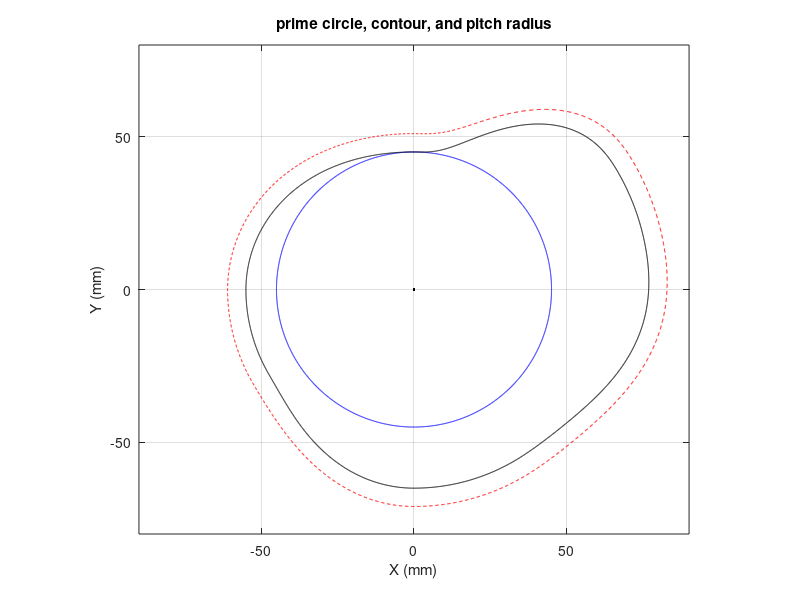
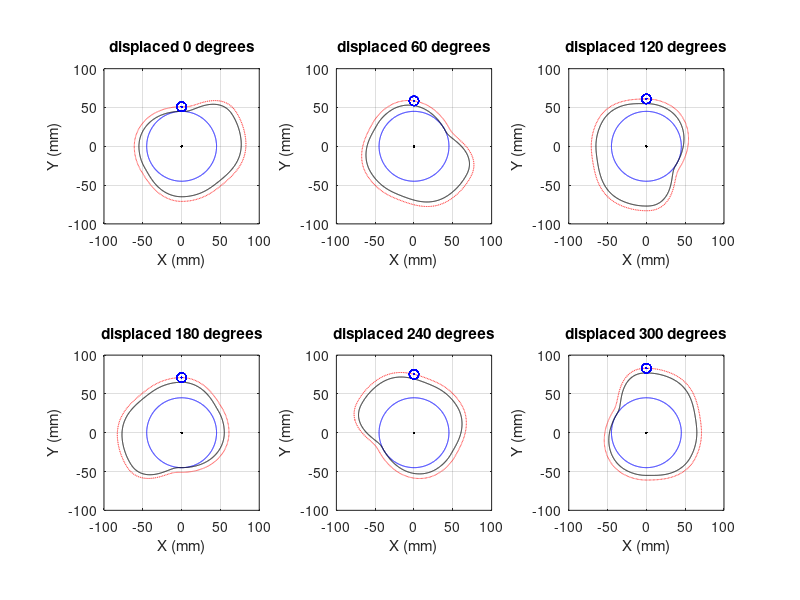

These charts were generated, in order, by the following MATLAB code:
%% Problem 1 A
clear;clc;

%Setting up base variables
omega = 250*6;
ro = 51;
rf = 6;

% Generated height trajectory of the follower functions (Pulled from hw3)
P1 = [2.49472786826397e-09,	-5.61313770359394e-07,	1.43012436928165e-05,...
    0.00261597364138086,	0.00536777044914011,	-0.000707301851462014];

% displacement functions

%5poly1 range = [0-90]
disp5Poly1 = @(d) P1(1).*d.^5 + P1(2).*d.^4 +P1(3)*d.^3 +P1(4).*d.^2 + P1(5).*d + P1(6);
%harmonic range = [120-180]
dispHarmonic = @(d) 10 + (10/2).*(1 - cosd(((180/(60)).*(d))));
%cycloid range = [0-70]
dispCycloid = @(d) 20 + 12.*((d./70) - (1/(2*pi)*sind((2*180/(70)).*(d))));
%345 poly range = [0-60]
disp345Poly = @(d) 32-(32.*((10.*(d./60).^3) - (15.*(d./60).^4) + (6.*(d./60).^5)));

%dy/dtheta functions
d5Poly1 = @(d) ((5*P1(1)).*d.^4) + ((4*P1(2)).*d.^3) +((3*P1(3)).*d.^2) +((2*P1(4)).*d) + (P1(5));
dHarmonic = @(d) ((10/2)*(180/60)).*sind(((180/60)).*(d));
dCycloid = @(d) (12/70)*(1- cosd((2*180/(70)).*(d)));
d345Poly = @(d)  -(32*(((30).*(d.^2)./(60^3)) - ((60).*(d.^3)./(60^4)) + ((30).*(d.^4)./(60^5))));

% contact point and follower center functions
XP = @(theta,y) (ro + y).*sind(theta);
YP = @(theta,y) (ro + y).*cosd(theta);   

XC = @(theta,phi,y) (ro + y).*sind(theta) - (rf.*sind(theta - phi));
YC = @(theta,phi,y) (ro + y).*cosd(theta) - (rf.*cosd(theta - phi));

%getting y position array
Poly51val = disp5Poly1(0:0.1:90);
dwell1val = zeros(1,299) + disp5Poly1(90);
Harmonicval = dispHarmonic(120:0.1:180);
dwell2val = zeros(1,299) + dispHarmonic(180);
Cycloidalval = dispCycloid(0:0.1:70);
dwell3val = zeros(1,199) + dispCycloid(70);
Poly345val = disp345Poly(0:0.1:60);

%appending arrays and creating x and y values, along with pressure angle
yval = [Poly51val,dwell1val,Harmonicval,dwell2val,Cycloidalval,dwell3val,Poly345val];
%xval = 360:-0.1:0;
xval = 0:-0.1:-360;


dydtheta = [d5Poly1(0:.1:90),zeros(1,299),... 
    dHarmonic(120:0.1:180), zeros(1,299),dCycloid(0:0.1:70),...
    zeros(1,199),d345Poly(0:0.1:60)];
phi = atand(dydtheta./(ro + yval));
xPitch   = XP(xval,yval);
yPitch = YP(xval,yval);
xCont = XC(xval,phi,yval);
yCont = YC(xval,phi,yval);

%test plot
% figure(2)
% plot(xval,phi)

%plotting for 1A

figure(1)
% prime circle
plot(45*cosd(xval),45*sind(xval),'b');
hold on;
%centerpoint
plot(0,0,'k.')
hold on;
%pitch curve
plot(xPitch,yPitch,'r--')
hold on;
%contour
plot(xCont,yCont,'k')
hold on;
title('prime circle, contour, and pitch radius')
ylim([-80,80])
xlim([-90,90])
daspect([1,1,1])
xlabel('X (mm)')
ylabel('Y (mm)')
grid on;

% 1B

%rotation matrices
%r1 = 60deg
r1 = [cosd(60),sind(60),0;-sind(60),cosd(60),0;0,0,1];
%r2 = 120
r2 = [cosd(120),sind(120),0;-sind(120),cosd(120),0;0,0,1];
%r3 = 180
r3 = [cosd(180),sind(180),0;-sind(180),cosd(180),0;0,0,1];
%r4 = 240
r4 = [cosd(240),sind(240),0;-sind(240),cosd(240),0;0,0,1];
%r5 = 300
r5 = [cosd(300),sind(300),0;-sind(300),cosd(300),0;0,0,1];

%setting up x and y value arrays
x0 = xval;
y0 = yval;
bottomRowTemp = zeros(1,length(x0))+ 1;

p1 = r1*[x0;y0;bottomRowTemp];
x1 = p1(1,:);
y1 = p1(2,:);
pitch1 = r1*[xPitch;yPitch;bottomRowTemp];
cont1 = r1*[xCont;yCont;bottomRowTemp];
xPitch1 = pitch1(1,:);
yPitch1 = pitch1(2,:);
xCont1 = cont1(1,:);
yCont1 = cont1(2,:);

p2 = r2*[x0;y0;bottomRowTemp];
x2 = p2(1,:);
y2 = p2(2,:);
pitch2 = r2*[xPitch;yPitch;bottomRowTemp];
cont2 = r2*[xCont;yCont;bottomRowTemp];
xPitch2 = pitch2(1,:);
yPitch2 = pitch2(2,:);
xCont2 = cont2(1,:);
yCont2 = cont2(2,:);

p3 = r3*[x0;y0;bottomRowTemp];
x3 = p3(1,:);
y3 = p3(2,:);
pitch3 = r3*[xPitch;yPitch;bottomRowTemp];
cont3 = r3*[xCont;yCont;bottomRowTemp];
xPitch3 = pitch3(1,:);
yPitch3 = pitch3(2,:);
xCont3 = cont3(1,:);
yCont3 = cont3(2,:);

p4 = r4*[x0;y0;bottomRowTemp];
x4 = p4(1,:);
y4 = p4(2,:);
pitch4 = r4*[xPitch;yPitch;bottomRowTemp];
cont4 = r4*[xCont;yCont;bottomRowTemp];
xPitch4 = pitch4(1,:);
yPitch4 = pitch4(2,:);
xCont4 = cont4(1,:);
yCont4 = cont4(2,:);

p5 = r5*[x0;y0;bottomRowTemp];
x5 = p5(1,:);
y5 = p5(2,:);
pitch5 = r5*[xPitch;yPitch;bottomRowTemp];
cont5 = r5*[xCont;yCont;bottomRowTemp];
xPitch5 = pitch5(1,:);
yPitch5 = pitch5(2,:);
xCont5 = cont5(1,:);
yCont5 = cont5(2,:);

% plotting 1B

figure(2)
subplot(2,3,1)
plot(45*cosd(xval),45*sind(xval),'b');
hold on;
%centerpoint
plot(0,0,'k.')
hold on;
%pitch curve
plot(xPitch,yPitch,'r--')
hold on;
%contour
plot(xCont,yCont,'k')
hold on;
% follower center and radius
plot(0,yval(1) + ro,'b.') 
hold on;
plot(6.*cos(xval),(6.*sin(xval)) + yval(1) + ro ,'b') 
hold on;
ylim([-100,100])
xlim([-100,100])
daspect([1,1,1])
grid on;
title('displaced 0 degrees')
xlabel('X (mm)')
ylabel('Y (mm)')

subplot(2,3,2)
plot(45*cosd(xval),45*sind(xval),'b');
hold on;
%centerpoint
plot(0,0,'k.')
hold on;
%pitch curve
plot(xPitch1,yPitch1,'r--')
hold on;
%contour
plot(xCont1,yCont1,'k')
hold on;
% follower center and circumference
plot(0,yPitch1(600),'b.') 
hold on;
plot(6.*cos(x1),(6.*sin(x1)) + yPitch1(600),'b') 
hold on;
ylim([-100,100])
xlim([-100,100])
daspect([1,1,1])
grid on;
title('displaced 60 degrees')
xlabel('X (mm)')
ylabel('Y (mm)')

subplot(2,3,3)
plot(45*cosd(xval),45*sind(xval),'b');
hold on;
%centerpoint
plot(0,0,'k.')
hold on;
%pitch curve
plot(xPitch2,yPitch2,'r--')
hold on;
%contour
plot(xCont2,yCont2,'k')
hold on;
% follower center and radius
plot(0,yPitch2(1200),'b.') 
hold on;
plot(6.*cos(x1),(6.*sin(x1)) + yPitch2(1200),'b') 
hold on;
ylim([-100,100])
xlim([-100,100])
daspect([1,1,1])
grid on;
title('displaced 120 degrees')
xlabel('X (mm)')
ylabel('Y (mm)')

subplot(2,3,4)
plot(45*cosd(xval),45*sind(xval),'b');
hold on;
%centerpoint
plot(0,0,'k.')
hold on;
%pitch curve
plot(xPitch3,yPitch3,'r--')
hold on;
%contour
plot(xCont3,yCont3,'k')
hold on;
% follower center and radius
plot(0,yPitch3(1801),'b.') 
hold on;
plot(6.*cos(x1),(6.*sin(x1)) + yPitch3(1801),'b') 
hold on;
ylim([-100,100])
xlim([-100,100])
daspect([1,1,1])
grid on;
title('displaced 180 degrees')
xlabel('X (mm)')
ylabel('Y (mm)')

subplot(2,3,5)
plot(45*cosd(xval),45*sind(xval),'b');
hold on;
%centerpoint
plot(0,0,'k.')
hold on;
%pitch curve
plot(xPitch4,yPitch4,'r--')
hold on;
%contour
plot(xCont4,yCont4,'k')
hold on;
% follower center and radius
plot(0,yPitch4(2400),'b.') 
hold on;
plot(6.*cos(x1),(6.*sin(x1)) + yPitch4(2400),'b') 
hold on;
ylim([-100,100])
xlim([-100,100])
daspect([1,1,1])
grid on;
title('displaced 240 degrees')
xlabel('X (mm)')
ylabel('Y (mm)')

subplot(2,3,6)
plot(45*cosd(xval),45*sind(xval),'b');
hold on;
%centerpoint
plot(0,0,'k.')
hold on;
%pitch curve
plot(xPitch5,yPitch5,'r--')
hold on;
%contour
plot(xCont5,yCont5,'k')
hold on;
% follower center and radius
plot(0,yPitch5(3000),'b.') 
hold on;
plot(6.*cos(x1),(6.*sin(x1)) + yPitch5(3000),'b') 
hold on;
ylim([-100,100])
xlim([-100,100])
daspect([1,1,1])
grid on;
title('displaced 300 degrees')
xlabel('X (mm)')
ylabel('Y (mm)')

%% Problem 2 

xOut = ([xCont(:,1:5:end),xCont(1)]).';
yOut = ([yCont(:,1:5:end),yCont(1)]).';
zOut = zeros(length(yOut),1);
output = [xOut,yOut,zOut];
csvwrite( 'cam_profile.txt', output);